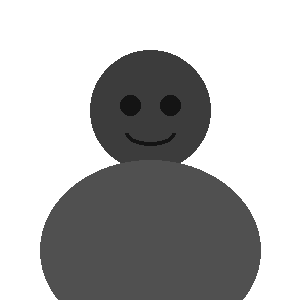
#> input picture source-prepped.png, 300 x 300 px, found by its file name
$ python make_ascii_svg.py
#> lines starting #> are read from the running program, lines starting #| are printed output that depends on the picture
#!/usr/bin/env python3
"""
make_ascii_svg.py
Converts prepped photo (source-prepped.png) into a clean, monochrome, animated SVG
that types itself row-by-row like a terminal output.
"""

import sys
import os
import argparse
from PIL import Image, ImageDraw

RAMP = " .`:-=+*cs#%@" # Bright (sparse / space) -> Dark (dense)

def create_sample_portrait(path: str = "source-prepped.png"):
    """Generates a default fallback silhouette if no user photo exists."""
    img = Image.new("L", (300, 300), color=255)
    draw = ImageDraw.Draw(img)

    # Draw simple avatar silhouette
    # Head
    draw.ellipse((90, 50, 210, 170), fill=60)
    # Shoulders / Torso
    draw.ellipse((40, 160, 260, 340), fill=80)
    # Eyes & details
    draw.ellipse((120, 95, 140, 115), fill=20)
    draw.ellipse((160, 95, 180, 115), fill=20)
    draw.arc((125, 120, 175, 145), start=0, end=180, fill=20, width=4)
    img.save(path)
    return path

def image_to_ascii(image_path: str, target_width: int = 80):
    if not os.path.exists(image_path):
        print(f"Warning: '{image_path}' not found. Generating default avatar silhouette.")
        create_sample_portrait(image_path)

    img = Image.open(image_path).convert("L")

    # Terminal characters are approximately 2x taller than wide (aspect ratio ~ 0.55)
    orig_w, orig_h = img.size
    aspect = orig_h / orig_w
    target_height = int(target_width * aspect * 0.52)

    img_resized = img.resize((target_width, target_height), Image.Resampling.LANCZOS)
    pixels = img_resized.load()

    ramp_len = len(RAMP)
    lines = []

    for y in range(target_height):
        line_chars = []
        for x in range(target_width):
            val = pixels[x, y] # 0 (black) .. 255 (white)
            # Invert: white (255) -> 0 (space in RAMP), black (0) -> ramp_len-1 (@ in RAMP)
            ramp_idx = int((255 - val) / 255.0 * (ramp_len - 1))
            ramp_idx = max(0, min(ramp_len - 1, ramp_idx))
            line_chars.append(RAMP[ramp_idx])
        lines.append("".join(line_chars))

    return lines, target_width, target_height

def generate_svg(lines: list, target_width: int, target_height: int, output_path: str, static: bool = False):
    char_width = 7.2
    line_height = 13.5
    padding_x = 24
    padding_top = 46
    padding_bottom = 24

    content_width = target_width * char_width
    content_height = target_height * line_height

    svg_width = int(content_width + padding_x * 2)
    svg_height = int(content_height + padding_top + padding_bottom)

    row_delay_step = 0.05 # Delay per row in seconds
    row_duration = 0.25   # Typing wipe duration per row

    text_elements = []
    clip_elements = []

    for idx, raw_line in enumerate(lines):
        y_pos = padding_top + (idx + 1) * line_height - 3
        # Escape XML chars
        escaped_line = (raw_line.replace("&", "&amp;")
                                .replace("<", "&lt;")
                                .replace(">", "&gt;")
                                .replace("\"", "&quot;")
                                .replace(" ", "&#160;"))

        clip_id = f"row-clip-{idx}"
        delay = idx * row_delay_step

        if not static:
            # SMIL animated clip-path for typewriter wipe effect
            clip_elements.append(f"""
    <clipPath id="{clip_id}">
      <rect x="{padding_x}" y="{y_pos - line_height + 2}" width="0" height="{line_height + 2}">
        <animate attributeName="width" from="0" to="{content_width}" dur="{row_duration}s" begin="{delay:.2f}s" fill="freeze" />
      </rect>
    </clipPath>""")
            clip_attr = f'clip-path="url(#{clip_id})"'
        else:
            clip_attr = ""

        text_elements.append(
            f'    <text x="{padding_x}" y="{y_pos:.1f}" class="ascii-row" {clip_attr}>{escaped_line}</text>'
        )

    svg_content = f"""<svg xmlns="http://www.w3.org/2000/svg" viewBox="0 0 {svg_width} {svg_height}" width="100%" height="100%">
  <defs>
    <style>
      .bg {{ fill: #0d1117; }}
      .border {{ stroke: #30363d; stroke-width: 1; fill: none; }}
      .title-text {{ fill: #7ee787; font-family: ui-monospace, SFMono-Regular, "SF Mono", Menlo, Consolas, monospace; font-size: 12px; font-weight: 600; }}
      .ascii-row {{
        fill: #c9d1d9;
        font-family: "Courier New", Courier, monospace;
        font-size: 11.5px;
        font-weight: 500;
        letter-spacing: 0.5px;
        white-space: pre;
      }}
    </style>
    {''.join(clip_elements)}
  </defs>

  <!-- Background Box -->
  <rect width="{svg_width}" height="{svg_height}" rx="8" class="bg" />
  <rect width="{svg_width - 1}" height="{svg_height - 1}" x="0.5" y="0.5" rx="8" class="border" />

  <!-- Terminal Header -->
  <circle cx="18" cy="18" r="4.5" fill="#ff5f56" />
  <circle cx="32" cy="18" r="4.5" fill="#ffbd2e" />
  <circle cx="46" cy="18" r="4.5" fill="#27c93f" />
  <text x="65" y="22" class="title-text">portrait.ascii</text>

  <!-- ASCII Art Body -->
  <g id="ascii-body">
{chr(10).join(text_elements)}
  </g>
</svg>
"""

    os.makedirs(os.path.dirname(os.path.abspath(output_path)), exist_ok=True)
    with open(output_path, "w", encoding="utf-8") as f:
        f.write(svg_content)
    print(f"Generated ASCII SVG ({target_width}x{target_height}): {output_path}")

def main():
    parser = argparse.ArgumentParser(description="Convert preprocessed photo into animated ASCII SVG.")
    parser.add_argument("--input", "-i", default="source-prepped.png", help="Path to prepped photo")
    parser.add_argument("--output", "-o", default="avi-ascii.svg", help="Output SVG path")
    parser.add_argument("--width", "-w", type=int, default=52, help="Grid character width (~45 to 80)")
    parser.add_argument("--static", action="store_true", help="Disable typing animation")
    args = parser.parse_args()

    static_mode = args.static or os.environ.get("STATIC", "0") == "1"
    lines, w, h = image_to_ascii(args.input, args.width)
#> in image_to_ascii, img is the input picture: PIL image 300x300 L; min 20, max 255, mean 180
#> in image_to_ascii, `img_resized = img.resize((target_width, target_height), Image.Resampli..`:
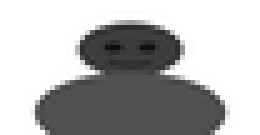
#> img_resized: PIL image 52x27 L (shown 5 times larger); min 14, max 255, mean 179.4
#> after the loop in image_to_ascii, `for y in range(target_height):`: lines = 27 items
#> lines = 27 items; w = 52; h = 27
    generate_svg(lines, w, h, args.output, static=static_mode)
#> in generate_svg, `content_width = target_width * char_width`: content_width = 374.4
#> in generate_svg, `content_height = target_height * line_height`: content_height = 364.5
#> in generate_svg, `svg_width = int(content_width + padding_x * 2)`: svg_width = 422
#> in generate_svg, `svg_height = int(content_height + padding_top + padding_bottom)`: svg_height = 434
#> the loop in generate_svg, `for idx, raw_line in enumerate(lines):` made 27 passes
#> (y_pos, clip_id, delay, clip_attr) on passes 1 to 11: (56.5, 'row-clip-0', 0, 'clip-path="url(#row-clip-0)"'), (70, 'row-clip-1', 0.05, 'clip-path="url(#row-clip-1)"'), (83.5, 'row-clip-2', 0.1, 'clip-path="url(#row-clip-2)"'), (97, 'row-clip-3', 0.15, 'clip-path="url(#row-clip-3)"'), (110.5, 'row-clip-4', 0.2, 'clip-path="url(#row-clip-4)"'), (124, 'row-clip-5', 0.25, 'clip-path="url(#row-clip-5)"'), (137.5, 'row-clip-6', 0.3, 'clip-path="url(#row-clip-6)"'), (151, 'row-clip-7', 0.35, 'clip-path="url(#row-clip-7)"'), (164.5, 'row-clip-8', 0.4, 'clip-path="url(#row-clip-8)"'), (178, 'row-clip-9', 0.45, 'clip-path="url(#row-clip-9)"'), (191.5, 'row-clip-10', 0.5, 'clip-path="url(#row-clip-10)"')
#> after the loop in generate_svg, `for idx, raw_line in enumerate(lines):`: clip_elements = 27 items
#| Generated ASCII SVG (52x27): avi-ascii.svg

if __name__ == "__main__":
    main()
